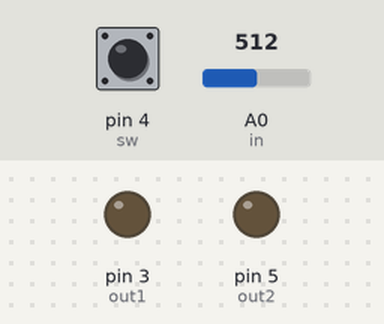
This sketch was run on a simulated Arduino Uno, built with avr-gcc and run on an emulated ATmega328P. On the bench: output pins drawn as LEDs (lit = HIGH). Inputs (shaded band) come from the test bench; at power-on: pin 4 (sw) HIGH, A0 (in) = 512.

Above: at 1.2 s.
1.3 s: pin 4 (sw) pulled LOW for 0.15 s
At 1.9 s:
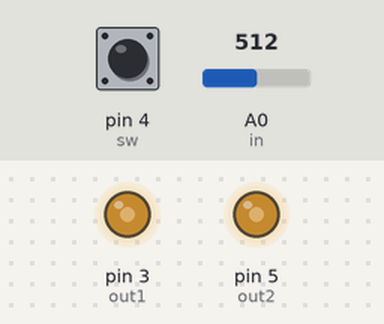
3.0 s: A0 (in) set to 716
At 4.2 s:
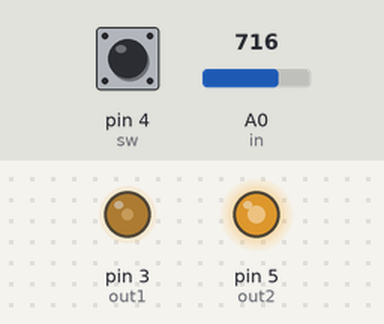
4.5 s: A0 (in) set to 900
At 5.4 s:
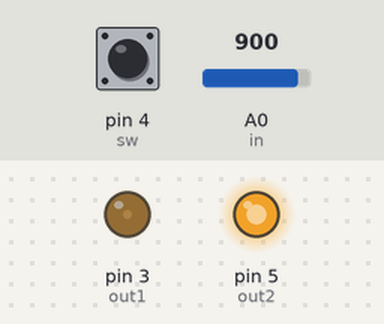
6.0 s: A0 (in) set to 1023
At 6.5 s:
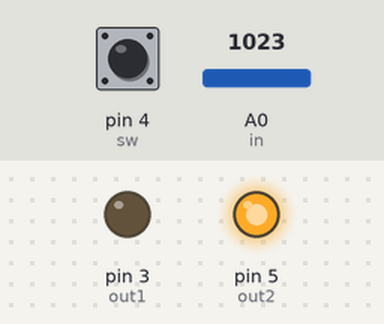
7.5 s: A0 (in) set to 1014
At 8.7 s:
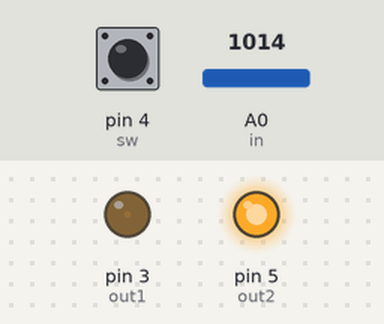
9.0 s: A0 (in) set to 306
At 10.0 s:
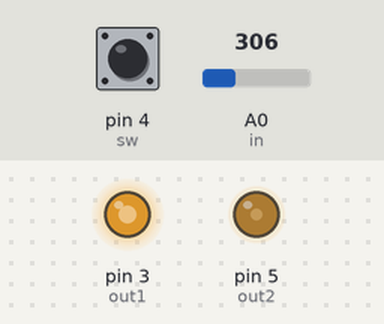
Timing chart, 0 to 11.5 s (numbered marks = the images above; inputs shaded):
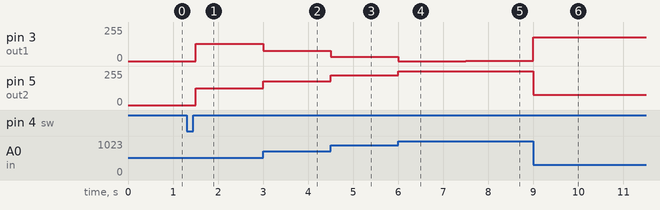

The sketch:

dual_motor.ino
```cpp
#define in A0
#define out1 3
#define out2 5
#define sw 4

bool state = false;
bool lastState = LOW;

void setup()
{
  pinMode(out1, OUTPUT);
  pinMode(out2, OUTPUT);
  pinMode(sw, INPUT_PULLUP);
}

void loop(){
  bool currentState = digitalRead(sw);
  int analogValue = analogRead(in);
  int m1 = map(analogRead(in), 0, 1023, 255, 0);
  int m2 = map(analogRead(in), 0, 1023, 0, 255);

  if (lastState == LOW && currentState == HIGH){
  	state = !state;
    delay(50);
  }

  lastState = currentState;

  if (state){
    analogWrite(out1, 0);
  	analogWrite(out2, 0);
  } else {
    analogWrite(out1, m1);
  	analogWrite(out2, m2);
  }
}
```

Measured:
- after the input at 1.3 s, pin 3 (out1): 0/255 → 128/255 after 0.20 s; pin 5 (out2): 0/255 → 127/255 after 0.20 s
- after the input at 3.0 s, pin 3 (out1): 128/255 → 77/255 at once; pin 5 (out2): 127/255 → 178/255 at once
- after the input at 4.5 s, pin 3 (out1): 77/255 → 31/255 at once; pin 5 (out2): 178/255 → 224/255 at once
- after the input at 6.0 s, pin 3 (out1): 31/255 → 0/255 at once; pin 5 (out2): 224/255 → 255/255 at once
- after the input at 7.5 s, pin 3 (out1): 0/255 → 3/255 at once; pin 5 (out2): 255/255 → 252/255 at once
- after the input at 9.0 s, pin 3 (out1): 3/255 → 179/255 at once; pin 5 (out2): 252/255 → 76/255 at once
